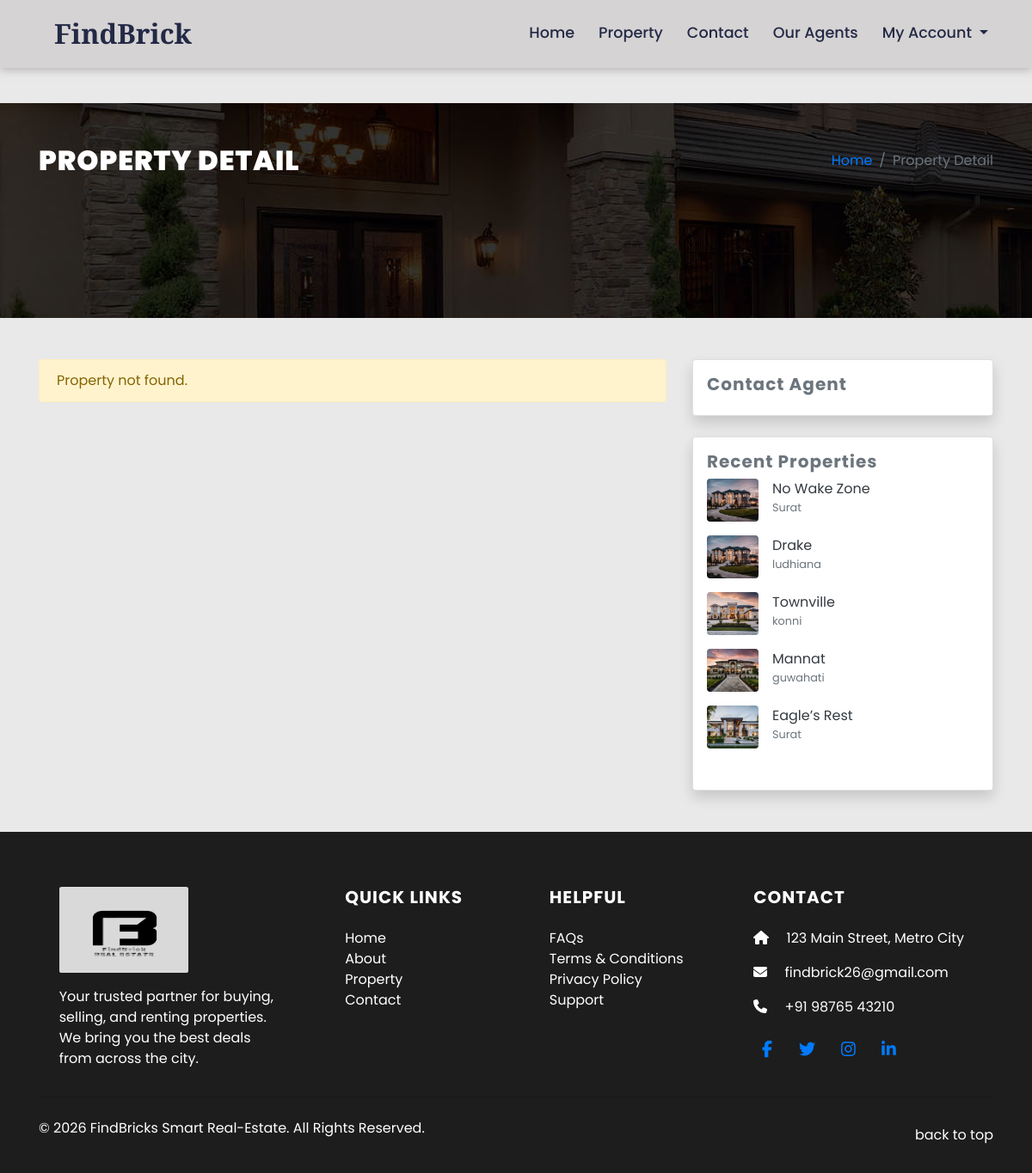
The app's page /FindBrick-Smart-Real-EState/propertydetail.php (signed in) with its own data.
### tables this page shows
CREATE TABLE `property` (
  `pid` int(11) NOT NULL,
  `title` varchar(255) NOT NULL,
  `ptype` varchar(50) NOT NULL,
  `stype` varchar(50) NOT NULL,
  `price_type` varchar(10) DEFAULT NULL,
  `price` decimal(12,2) NOT NULL,
  `bed` int(11) NOT NULL,
  `bath` int(11) NOT NULL,
  `kitc` int(11) NOT NULL,
  `bhk` varchar(50) NOT NULL,
  `balcony` int(11) NOT NULL,
  `hall` int(11) NOT NULL,
  `totalfloor` int(11) NOT NULL,
  `floorcount` varchar(50) NOT NULL,
  `loc` text NOT NULL,
  `city` varchar(100) NOT NULL,
  `state` varchar(100) NOT NULL,
  `asize` varchar(50) NOT NULL,
  `feature` longtext DEFAULT NULL,
  `pimage` varchar(255) NOT NULL,
  `pimage1` varchar(255) NOT NULL,
  `pimage2` varchar(255) NOT NULL,
  `pimage3` varchar(255) NOT NULL,
  `pimage4` varchar(255) NOT NULL,
  `pimage5` varchar(255) DEFAULT NULL,
  `pimage6` varchar(255) DEFAULT NULL,
  `groundimage` varchar(255) DEFAULT NULL,
  `otherimage` varchar(255) DEFAULT NULL,
  `status` varchar(30) DEFAULT NULL,
  `uid` int(11) DEFAULT NULL,
  `agent_id` int(11) DEFAULT NULL,
  `isFeatured` tinyint(1) DEFAULT 0,
  `description` text DEFAULT NULL,
  `created_at` timestamp NOT NULL DEFAULT current_timestamp(),
  `updated_at` timestamp NOT NULL DEFAULT current_timestamp() ON UPDATE current_timestamp()
);

### FindBrick-Smart-Real-EState/propertydetail.php (the view, shortened to what this page needs)
<?php
include("session-check.php");
$pid = isset($_REQUEST['pid']) ? intval($_REQUEST['pid']) : 0;
$stmt_check = $conn->prepare("SELECT id FROM record WHERE pid = ?");
$stmt_check->bind_param("i", $pid);
$stmt_check->execute();
if ($stmt_check->get_result()->num_rows > 0) {
    $btn_msg = "Not Available";
    $btn_css = "disabled";
}else{
    $btn_msg = "Acquire through this agent";
    $btn_css = "";
}
$stmt = $conn->prepare("SELECT * FROM property WHERE pid = ?");
$stmt->bind_param("i", $pid);
$stmt->execute();
$propdata = $stmt->get_result()->fetch_assoc();
$status = "For " . htmlspecialchars($propdata['status']);
?>
<!DOCTYPE html>
<html lang="en">
<head>
</head>
<body>
</body>
</html>
<!DOCTYPE html>
<html lang="en">
<head>
    <link rel="stylesheet" href="package/bootstrap/dist/css/bootstrap.min.css">
    <link rel="stylesheet" href="css/all.min.css">
    <link rel="stylesheet" href="css/style.css">
    <link rel="stylesheet" href="css/header.css">
</head>
<body>
    <div id="page-wrapper">
        <?php include("include/header.php"); ?>
        <br><br><br><br><br>
        <div class="banner-full-row page-banner" style="background-image:url('images/breadcromb.jpg'); min-height: 250px;">
            <div class="container">
                <div class="row align-items-center py-5">
                    <div class="col-md-6">
                        <h2 class="page-name text-white text-uppercase mb-0"><b>Property Detail</b></h2>
                    </div>
                    <div class="col-md-6">
                        <nav aria-label="breadcrumb" class="float-md-right">
                            <ol class="breadcrumb bg-transparent m-0 p-0">
                                <li class="breadcrumb-item text-white"><a href="index.php">Home</a></li>
                                <li class="breadcrumb-item active">Property Detail</li>
                            </ol>
                        </nav>
                    </div>
                </div>
            </div>
        </div>
        <div class="full-row py-5">
            <div class="container">
                <div class="row">
                    <div class="col-lg-8">
                        <?php if ($propdata): ?>
                            <div class="card shadow p-4 mb-4">
                                <div id="propertyCarousel" class="carousel slide mb-3" data-ride="carousel">
                                    <div class="carousel-inner">
                                        <?php
                                        $images = [];
                                        for ($i = 1; $i <= 6; $i++) {
                                            if (!empty($propdata["pimage" . ($i == 1 ? "" : $i)])) {
                                                $images[] = $propdata["pimage" . ($i == 1 ? "" : $i)];
                                            }
                                        }
                                        foreach ($images as $idx => $img) {
                                            $active = $idx === 0 ? "active" : "";
                                            echo '<div class="carousel-item ' . $active . '">
                                                <img src="admin/' . htmlspecialchars($img) . '" class="d-block w-100 rounded" style="max-height:450px;object-fit:cover" alt="Property image">
                                            </div>';
                                        }
                                        ?>
                                    </div>
                                    <!-- <?php if (count($images) > 1): ?>
                                    <a class="carousel-control-prev" href="#propertyCarousel" role="button" data-slide="prev">
                                        <span class="carousel-control-prev-icon"></span>
                                    </a>
                                    <a class="carousel-control-next" href="#propertyCarousel" role="button" data-slide="next">
                                        <span class="carousel-control-next-icon"></span>
                                    </a>
                                    <?php endif; ?> -->
                                </div>
                                <h3 class="text-secondary"><?php echo htmlspecialchars($propdata['title'] ?? $propdata['type']); ?></h3>
                                <div class="mb-2">
                                    <span class="badge badge-dark"><?php echo $status; ?> </span>
                                    <?php if ($propdata['isFeatured']): ?>
                                        <span class="badge badge-warning ml-2">Featured</span>
                                    <?php endif; ?>
                                </div>
                                <div>
                                    <span class="h4 ml-3 text-black">Price: <span class="h4 ml-3 text-primary"><?php echo htmlspecialchars($propdata['price']); ?><?php echo htmlspecialchars($propdata['price_type']); ?></span></span>
                                </div>
                                <div class="text-muted my-2"><i class="fa fa-map-marker-alt"></i> <?php echo htmlspecialchars($propdata['loc']); ?></div>
                                <div class="bg-light property-quantity px-4 pt-4 w-100 mb-3">
                                    <ul class="row">
                                        <li class="col-md-4"><span class="text-secondary"><?php echo htmlspecialchars($propdata['asize']); ?></span> Sqft</li>
                                        <li class="col-md-4"><span class="text-secondary"><?php echo htmlspecialchars($propdata['bed']); ?></span> Bedroom</li>
                                        <li class="col-md-4"><span class="text-secondary"><?php echo htmlspecialchars($propdata['bath']); ?></span> Bathroom</li>
                                        <li class="col-md-4"><span class="text-secondary"><?php echo htmlspecialchars($propdata['balcony']); ?></span> Balcony</li>
                                        <li class="col-md-4"><span class="text-secondary"><?php echo htmlspecialchars($propdata['hall']); ?></span> Hall</li>
                                        <li class="col-md-4"><span class="text-secondary"><?php echo htmlspecialchars($propdata['kitc']); ?></span> Kitchen</li>
                                    </ul>
                                </div>
                                <h5 class="mt-4 mb-2 text-secondary">Property Summary</h5>
                                <table class="table table-bordered mt-2">
                                    <tr>
                                        <th>BHK</th>
                                        <td><?php echo htmlspecialchars($propdata['bhk']); ?></td>
                                        <th>Property Type</th>
                                        <td><?php echo htmlspecialchars($propdata['ptype']); ?></td>
                                    </tr>
                                    <tr>
                                        <th>Floor</th>
                                        <td><?php echo htmlspecialchars($propdata['floorcount']); ?></td>
                                        <th>Total Floor</th>
                                        <td><?php echo htmlspecialchars($propdata['totalfloor']); ?></td>
                                    </tr>
                                    <tr>
                                        <th>City</th>
                                        <td><?php echo htmlspecialchars($propdata['city']); ?></td>
                                        <th>State</th>
                                        <td><?php echo htmlspecialchars($propdata['state']); ?></td>
                                    </tr>
                                </table>
                                <h5 class="mt-4 text-secondary">Description</h5>
                                <p><?php echo $propdata['description']; ?></p>
                                <h5 class="mt-5 mb-3 text-secondary">Features</h5>
                                <div class="features-section">
                                    <?php
                                    echo $propdata['feature'];
                                    ?>
                                </div>
                                <h5 class="mt-5 mb-3 text-secondary">Floor Plans</h5>
                                <div class="accordion mb-2" id="floorPlansAccordion">
                                    <?php if (!empty($propdata['groundimage'])): ?>
                                        <button class="btn btn-light w-100 text-left mb-1" type="button" data-toggle="collapse" data-target="#floorPlan1">
                                            Floor Plan
                                        </button>
                                        <div id="floorPlan1" class="collapse show p-3" data-parent="#floorPlansAccordion">
                                            <img src="admin/<?php echo htmlspecialchars($propdata['groundimage']); ?>" alt="Floor Plan" class="img-fluid">
                                        </div>
                                    <?php endif; ?>
                                    <?php if (!empty($propdata['pimage6'])): ?>
                                        <button class="btn btn-light w-100 text-left mb-1" type="button" data-toggle="collapse" data-target="#floorPlan2">
                                            Basement Floor
                                        </button>
                                        <div id="floorPlan2" class="collapse p-3" data-parent="#floorPlansAccordion">
                                            <img src="admin/<?php echo htmlspecialchars($propdata['pimage6']); ?>" alt="Basement Floor" class="img-fluid">
                                        </div>
                                    <?php endif; ?>
                                    <?php if (!empty($propdata['otherimage'])): ?>
                                        <button class="btn btn-light w-100 text-left mb-1" type="button" data-toggle="collapse" data-target="#floorPlan3">
                                            Ground Floor
                                        </button>
                                        <div id="floorPlan3" class="collapse p-3" data-parent="#floorPlansAccordion">
                                            <img src="admin/<?php echo htmlspecialchars($propdata['otherimage']); ?>" alt="Ground Floor" class="img-fluid">
                                        </div>
                                    <?php endif; ?>
                                </div>
                                <h5 class="mt-5 mb-3 text-secondary">Instalment Calculator</h5>
                                <form class="d-inline-block w-100" action="instalment.php" method="post">
                                    <label class="sr-only">Property Amount</label>
                                    <div class="input-group mb-2 mr-sm-2">
                                        <div class="input-group-prepend">
                                            <div class="input-group-text">$</div>
                                        </div>
                                        <input type="text" class="form-control" name="amount" placeholder="Property Price" value="<?php echo htmlspecialchars($propdata['price']); ?><?php echo htmlspecialchars($propdata['price_type']); ?>">
                                    </div>
                                    <button type="submit" value="submit" name="calc" class="btn btn-danger mt-4">Calculate Instalment</button>
                                </form>
                                <form method="post" class="mt-4">
                                    <button type="submit" name="buy" class="btn btn-dark px-4" <?php echo $btn_css; ?>><?php echo $btn_msg; ?></button>
                                </form>
                            </div>
                        <?php else: ?>
                            <div class="alert alert-warning">Property not found.</div>
                        <?php endif; ?>
                    </div>
                    <div class="col-lg-4">
                        <div class="card shadow p-3 mb-4">
                            <h5 class="text-secondary">Contact Agent</h5>
                        </div>
                        <div class="card shadow p-3">
                            <h5 class="text-secondary">Recent Properties</h5>
                            <ul class="list-unstyled">
                                <?php
                                $stmt = $conn->prepare("SELECT pid, title, city, pimage FROM property ORDER BY created_at DESC LIMIT 5");
                                $stmt->execute();
                                $recent = $stmt->get_result();
                                while ($row = $recent->fetch_assoc()):
                                ?>
                                    <li class="media mb-3">
                                        <img src="admin/<?php echo htmlspecialchars($row['pimage']); ?>" alt="" class="mr-3 rounded" style="width:60px;height:50px;object-fit:cover;">
                                        <div class="media-body">
                                            <a class="text-dark" href="propertydetail.php?pid=<?php echo $row['pid']; ?>">
                                                <?php echo htmlspecialchars($row['title']); ?>
                                            </a>
                                            <div class="text-muted small"><?php echo htmlspecialchars($row['city']); ?></div>
                                        </div>
                                    </li>
                                <?php endwhile; ?>
                            </ul>
                        </div>
                    </div>
                </div>
            </div>
        </div>
        <?php include("include/footer.php"); ?>
    </div>
</body>
</html>

### FindBrick-Smart-Real-EState/css/style.css (style rules this page uses)
body { font-family: 'Poppins', Arial, Helvetica, sans-serif; font-size: 1rem; background: #e9e9e9; color: #232946; }
h1, h2, h3, h4, h5, h6 { font-weight: 700; letter-spacing: 1px; }

### records on screen
property: pimage (picture), title "No Wake Zone", city "Surat"
property: pimage (picture), title "Drake", city "ludhiana"
property: pimage (picture), title "Townville", city "konni"
property: pimage (picture), title "Mannat", city "guwahati"
property: pimage (picture), title "Eagle’s Rest", city "Surat"
